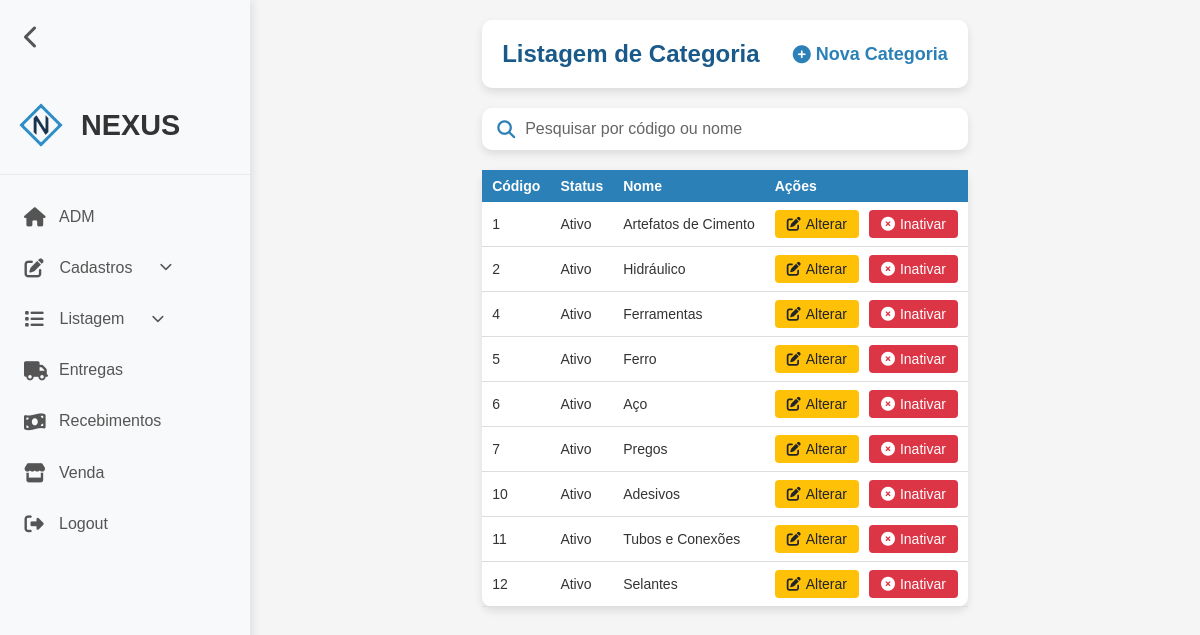
The app's page /categoria-listar.php (signed in) with its own data.
### tables this page shows
CREATE TABLE `categoria` (
  `codigo` int(11) NOT NULL,
  `status` tinyint(1) NOT NULL DEFAULT 1,
  `nome` varchar(45) NOT NULL
);

### categoria-listar.php (the view, shortened to what this page needs)
<?php
require_once("conexao.php");
$textoBusca = "";
if (isset($_GET['busca']) && !empty($_GET['busca'])) {
    $textoBusca = $_GET['busca'];
    $sqlA = "SELECT * FROM categoria
                WHERE status = 1
             AND (nome LIKE '%$textoBusca%' OR codigo LIKE '%$textoBusca%')
             ORDER BY codigo";
    $resultadoA = mysqli_query($conexao, $sqlA);
    $sqlI = "SELECT * FROM categoria
                WHERE status = 0
             AND (nome LIKE '%$textoBusca%' OR codigo LIKE '%$textoBusca%')
             ORDER BY codigo";
    $resultadoI = mysqli_query($conexao, $sqlI);
    $quantI = [];
    while ($row = mysqli_fetch_assoc($resultadoI)) {
        $quantI[] = $row;
    }
} else {
    $sqlA = "SELECT * FROM categoria WHERE status = 1 ORDER BY codigo";
    $resultadoA = mysqli_query($conexao, $sqlA);
}
?>
<!DOCTYPE html>
<html lang="pt-BR">
<head>
    <link rel="stylesheet" href="assets/css/listar.css">
    <link rel="stylesheet" href="assets/css/reset.css">
    <link rel="stylesheet" href="assets/css/header.css">
    <link rel="stylesheet" href="assets/css/notificacoes.css">
    <link rel="stylesheet" href="https://cdnjs.cloudflare.com/ajax/libs/font-awesome/6.4.0/css/all.min.css">
</head>
<body>
    <?php require_once("header.php"); ?>
    <div class="container">
        <div class="card">
            <div class="card-body">
                <h5 class="title">
                    Listagem de Categoria
                    <a href="categoria-cadastrar.php">
                        <i class="fas fa-solid fa-circle-plus"></i> Nova Categoria
                    </a>
                </h5>
            </div>
        </div>
        <div class="search-container">
            <form method="GET">
                <div class="search-box">
                    <i class="fas fa-search"></i>
                    <input type="text" id="searchInput" placeholder="Pesquisar por código ou nome" name="busca"
                        value="<?= $textoBusca ?>">
                </div>
            </form>
        </div>
        <table class="table-container">
            <thead>
                <tr>
                    <th scope="col">Código</th>
                    <th scope="col">Status</th>
                    <th scope="col">Nome</th>
                    <th scope="col">Ações</th>
                </tr>
            </thead>
            <tbody>
                <?php while ($linha = mysqli_fetch_assoc($resultadoA)) { ?>
                    <tr>
                        <td><?= $linha['codigo'] ?></td>
                        <td><?= ($linha['status'] == 1) ? 'Ativo' : 'Inativo' ?></td>
                        <td><?= $linha['nome'] ?></td>
                        <td class="actions">
                            <a href="categoria-alterar.php?codigo=<?= $linha['codigo'] ?>" class="btn btn-warning">
                                <i class="fas fa-solid fa-pen-to-square"></i> Alterar </a>
                            <a href="categoria-listar.php?codigo=<?= $linha['codigo'] ?>&status=<?= $linha['status'] ?>"
                                class="btn btn-danger" onclick="return confirm('Confirma Inativação?')"><i
                                    class="fas fa-solid fa-circle-xmark"></i>Inativar</a>
                        </td>
                    </tr>
                <?php } ?>
            </tbody>
        </table>
    </div>
</body>
</html>

### assets/css/listar.css (style rules this page uses)
:root { --azul-principal: #2c80b8; --azul-claro: #e6f2fa; --azul-escuro: #1a5a8a; --branco: #ffffff; --cinza-claro: #f5f5f5; --cinza-texto: #666666; --verde-sucesso: #28a745; --amarelo-alerta: #ffc107; --vermelho-perigo: #dc3545; }
body { background-color: var(--cinza-claro); color: #333; min-height: 100vh; }
.container { max-width: 1600px; margin: 0 auto; padding: 20px; min-height: 100vh; display: flex; flex-direction: column; }
.card { background-color: var(--branco); border-radius: 10px; box-shadow: 0 4px 8px rgba(0, 0, 0, 0.1); margin-bottom: 20px; overflow: hidden; }
.card-body { padding: 20px; }
.title { display: flex; justify-content: space-between; align-items: center; font-size: 24px; font-weight: 600; color: var(--azul-escuro); }
.title a { color: var(--azul-principal); text-decoration: none; font-size: 18px; display: flex; align-items: center; gap: 5px; transition: color 0.3s; }
.table-container { overflow-x: auto; background-color: var(--branco); border-radius: 10px; box-shadow: 0 4px 8px rgba(0, 0, 0, 0.1); }
table { width: 100%; border-collapse: collapse; }
thead { background-color: var(--azul-principal); color: var(--branco); }
th, td { padding: 12px 15px; text-align: left; }
th { font-weight: 600; position: sticky; top: 0; }
tbody tr { transition: background-color 0.3s; border-bottom: 1px solid #ddd; }
.btn { display: inline-flex; align-items: center; justify-content: center; padding: 6px 12px; border: none; border-radius: 4px; cursor: pointer; font-size: 14px; text-decoration: none; transition: all 0.3s; gap: 5px; }
.btn-warning { background-color: var(--amarelo-alerta); color: #212529; }
.btn-danger { background-color: var(--vermelho-perigo); color: var(--branco); }
.actions { display: flex; gap: 10px; }
.search-container { margin-bottom: 20px; }
.search-box { position: relative; display: flex; align-items: center; background-color: var(--branco); border-radius: 10px; box-shadow: 0 4px 8px rgba(0,0,0,0.1); padding: 12px 15px; gap: 10px; }
.search-box i.fa-search { color: var(--azul-principal); font-size: 18px; }
.search-box input { flex: 1; border: none; outline: none; font-size: 16px; color: #333; background: transparent; }
.search-box input::placeholder { color: var(--cinza-texto); }
@media (max-width: 1200px) { .table-container { font-size: 14px; } }
@media (max-width: 1200px) { th, td { padding: 8px 10px; } }

### assets/css/header.css (style rules this page uses)
* { font-family: 'Arial', sans-serif; }
body { display: flex; min-height: 100vh; transition: margin-left 0.3s ease; margin-left: 250px; }

### records on screen
categoria: codigo "1", status "Ativo", nome "Artefatos de Cimento"
categoria: codigo "2", status "Ativo", nome "Hidráulico"
categoria: codigo "4", status "Ativo", nome "Ferramentas"
categoria: codigo "5", status "Ativo", nome "Ferro"
categoria: codigo "6", status "Ativo", nome "Aço"
categoria: codigo "7", status "Ativo", nome "Pregos"
categoria: codigo "10", status "Ativo", nome "Adesivos"
categoria: codigo "11", status "Ativo", nome "Tubos e Conexões"
categoria: codigo "12", status "Ativo", nome "Selantes"
